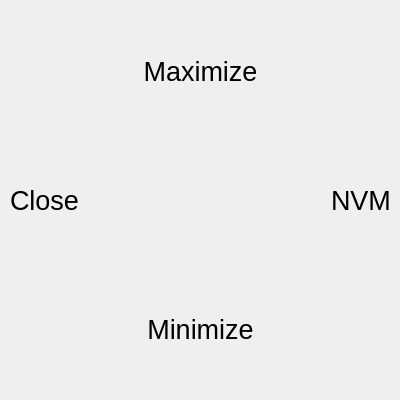
<?xml version="1.0" encoding="UTF-8"?>
<ui version="4.0">
 <class>Palette</class>
 <widget class="QMainWindow" name="Palette">
  <property name="geometry">
   <rect>
    <x>0</x>
    <y>0</y>
    <width>400</width>
    <height>400</height>
   </rect>
  </property>
  <property name="minimumSize">
   <size>
    <width>400</width>
    <height>400</height>
   </size>
  </property>
  <property name="maximumSize">
   <size>
    <width>400</width>
    <height>400</height>
   </size>
  </property>
  <property name="windowTitle">
   <string>One day I'll hide this</string>
  </property>
  <property name="windowOpacity">
   <double>1.000000000000000</double>
  </property>
  <widget class="QWidget" name="centralwidget">
   <widget class="QWidget" name="verticalLayoutWidget">
    <property name="geometry">
     <rect>
      <x>10</x>
      <y>10</y>
      <width>381</width>
      <height>381</height>
     </rect>
    </property>
    <layout class="QVBoxLayout" name="verticalLayout">
     <item>
      <widget class="HoverWatch" name="Maximize">
       <property name="font">
        <font>
         <pointsize>20</pointsize>
        </font>
       </property>
       <property name="text">
        <string>Maximize</string>
       </property>
       <property name="alignment">
        <set>Qt::AlignCenter</set>
       </property>
       <property name="hoverName" stdset="0">
        <string>Maximize</string>
       </property>
      </widget>
     </item>
     <item>
      <layout class="QHBoxLayout" name="horizontalLayout">
       <item>
        <widget class="HoverWatch" name="Close1">
         <property name="font">
          <font>
           <pointsize>20</pointsize>
          </font>
         </property>
         <property name="text">
          <string>Close</string>
         </property>
         <property name="hoverName" stdset="0">
          <string>Close</string>
         </property>
        </widget>
       </item>
       <item>
        <spacer name="horizontalSpacer">
         <property name="orientation">
          <enum>Qt::Horizontal</enum>
         </property>
         <property name="sizeType">
          <enum>QSizePolicy::Expanding</enum>
         </property>
         <property name="sizeHint" stdset="0">
          <size>
           <width>40</width>
           <height>40</height>
          </size>
         </property>
        </spacer>
       </item>
       <item>
        <widget class="HoverWatch" name="NVM">
         <property name="font">
          <font>
           <pointsize>20</pointsize>
           <weight>50</weight>
           <bold>false</bold>
           <kerning>true</kerning>
          </font>
         </property>
         <property name="text">
          <string>NVM</string>
         </property>
         <property name="hoverName" stdset="0">
          <string>NVM</string>
         </property>
        </widget>
       </item>
      </layout>
     </item>
     <item>
      <widget class="HoverWatch" name="Minimize">
       <property name="font">
        <font>
         <pointsize>20</pointsize>
        </font>
       </property>
       <property name="text">
        <string>Minimize</string>
       </property>
       <property name="alignment">
        <set>Qt::AlignCenter</set>
       </property>
       <property name="hoverName" stdset="0">
        <string>Minimize</string>
       </property>
      </widget>
     </item>
    </layout>
   </widget>
  </widget>
 </widget>
 <customwidgets>
  <customwidget>
   <class>HoverWatch</class>
   <extends>QLabel</extends>
   <header>hoverwatch.h</header>
   <slots>
    <signal>hoverActivated(QString)</signal>
   </slots>
  </customwidget>
 </customwidgets>
 <resources/>
 <connections/>
</ui>
